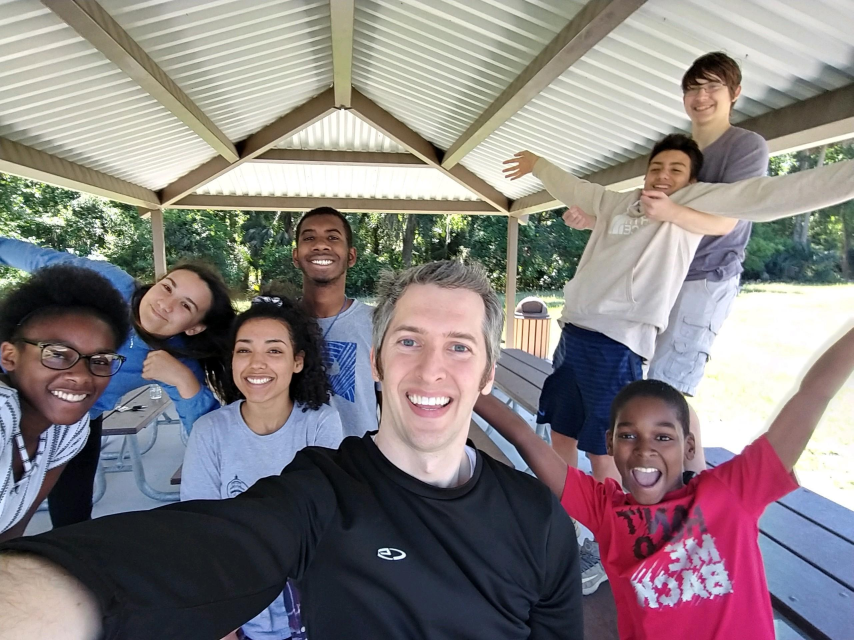
#> input picture photo.jpg, 2560 x 1920 px (shown at 1/3 size)
$ python faceDetection.py
#> lines starting #> are read from the running program, lines starting #| are printed output that depends on the picture
import cv2

# Create a CascadeClassifier Object
face_cascade = cv2.CascadeClassifier("C:\opencv\sources\data\haarcascades\haarcascade_frontalface_default.xml")

# Reading the image as it is
img = cv2.imread("photo.jpg")
#> img is the input picture: shape (1920, 2560, 3); mean B, G, R 127.1, 126.7, 134

# Reading the image as gray scale image
gray_img = cv2.cvtColor(img, cv2.COLOR_BGR2GRAY)
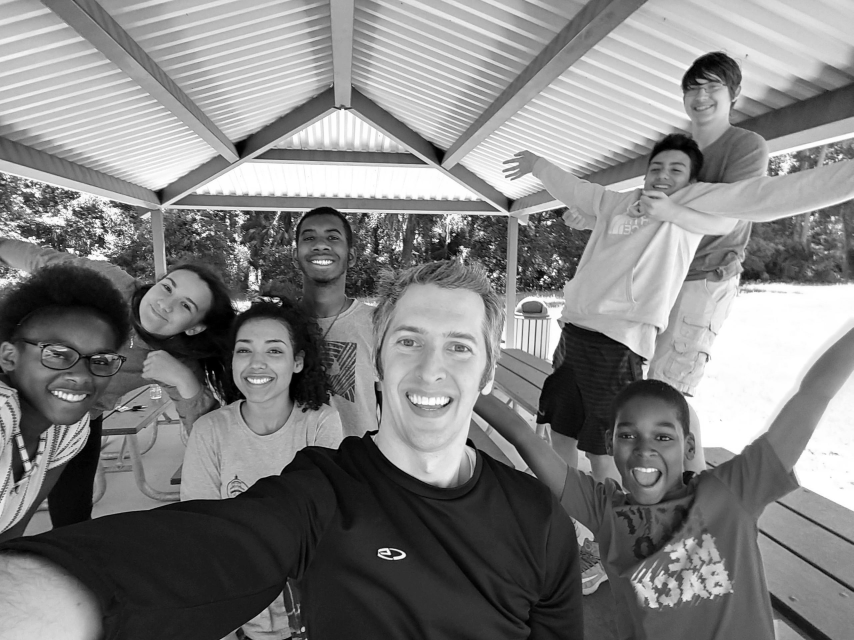
#> gray_img: shape (1920, 2560) (shown at 1/3 size); min 0, max 255, mean 128.9

# Search the co-ordintes of the image
faces = face_cascade.detectMultiScale(gray_img, scaleFactor=1.05,
                                      minNeighbors=5)
#> faces = [[2415, 612, 74, 74], [1831, 1244, 84, 84], [61, 990, 114, 114], [2034, 214, 148, 148], [666, 967, 230, 230], [1927, 448, 157, 157], [873, 644, 180, 180], [1796, 1195, 288, 288], [1096, 877, 414, 414], [1592, 1167, 468, 468]]
for x, y, w, h in faces:
    img = cv2.rectangle(img, (x, y), (x + w, y + h), (0, 255, 0), 3)
#> this loop made 10 passes

resized = cv2.resize(img, (int(img.shape[1] / 7), int(img.shape[0] / 7)))
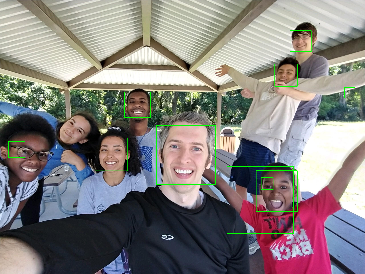
#> resized: shape (274, 365, 3); mean B, G, R 126.1, 128, 132.8

cv2.imshow("Gray", resized)

cv2.waitKey(0)

cv2.destroyAllWindows()
